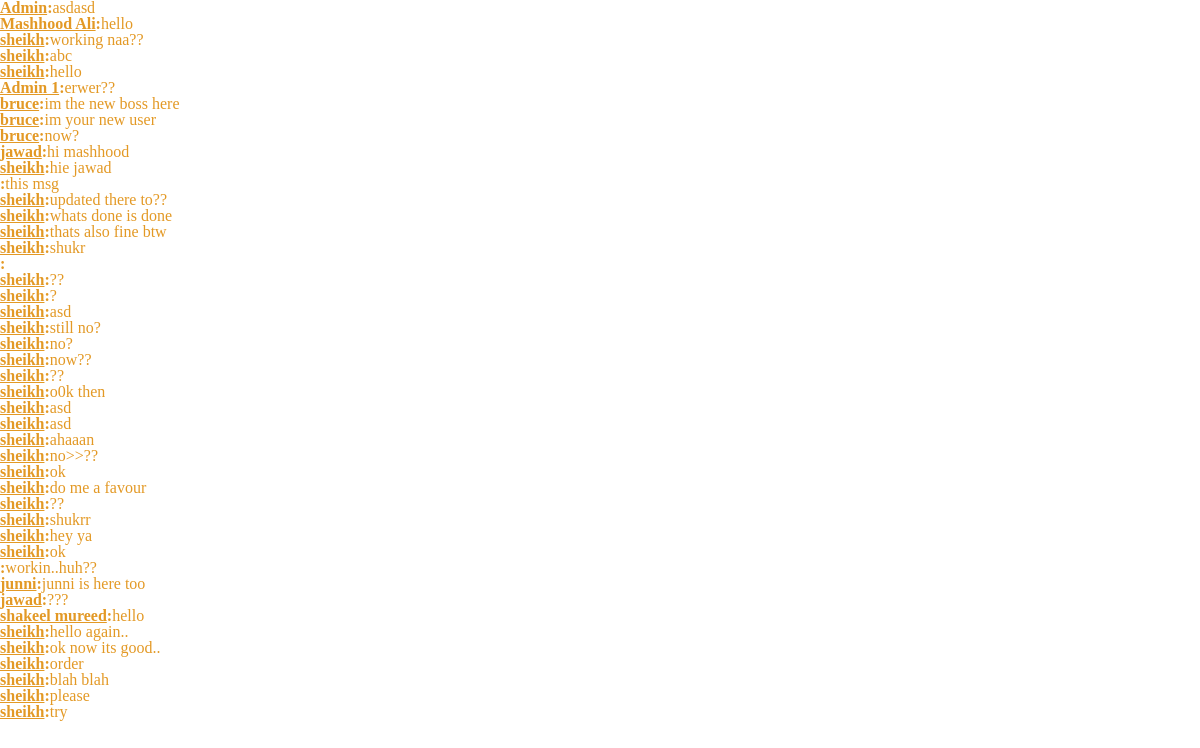
The page /insert_chat.php on the database its author committed.
### tables this page shows
CREATE TABLE IF NOT EXISTS `chat` (
  `id` int(25) NOT NULL,
  `name` varchar(255) NOT NULL,
  `message` varchar(255) NOT NULL
);

### insert_chat.php (the view, shortened to what this page needs)
<?php
$con=mysqli_connect("localhost","root","","userdiary");
$sel="SELECT * FROM `chat` ORDER BY `id` DESC";
$que=mysqli_query($con,$sel);
while($res=mysqli_fetch_assoc($que)){
	echo "<span class='user-name'> <b><u>".$res['name']."</u>:</b></span>". "<span class='messages'>".$res['message']."</span><br>";
	}
?>
<!DOCTYPE html PUBLIC "-//W3C//DTD XHTML 1.0 Transitional//EN" "http://www.w3.org/TR/xhtml1/DTD/xhtml1-transitional.dtd">
<html xmlns="http://www.w3.org/1999/xhtml">
<head>
<link rel="stylesheet" type="text/css" href="css/style.css">
</head>
<body>
</body>
</html>

### css/style.css (style rules this page uses)
html, body, div, span, applet, object, iframe, h1, h2, h3, h4, h5, h6, p, blockquote, pre, a, abbr, acronym, address, big, cite, code, del, dfn, em, img, ins, kbd, q, s, samp, small, strike, strong, sub, sup, tt, var, b, u, i, center, dl, dt, dd, ol, ul, li, fieldset, form, label, legend, table, caption, tbody, tfoot, thead, tr, th, td, article, aside, canvas, details, embed, figure, figcaption, footer, header, hgroup, menu, nav, output, ruby, section, summary, time, mark, audio, video { margin: 0; padding: 0; border: 0; font-size: 100%; font: inherit; vertical-align: baseline; }
body { line-height: 1; font-family: sans-serif; }
html,body,div,span,applet,object,iframe,h1,h2,h3,h4,h5,h6,p,blockquote,pre,a,abbr,acronym,address,big,cite,code,del,dfn,em,img,ins,kbd,q,s,samp,small,strike,strong,sub,sup,tt,var,b,u,i,center,dl,dt,dd,ol,ul,li,fieldset,form,label,legend,table,caption,tbody,tfoot,thead,tr,th,td,article,aside,canvas,details,embed,figure,figcaption,footer,header,hgroup,menu,nav,output,ruby,section,summary,time,mark,audio,video { border:0;font-size:100%;font:inherit;vertical-align:baseline;margin:0;padding:0 }
body { line-height:1 }
.user-name { text-align:center; }
.user-name { color:#e39925;font-weight:bold; }
.messages { color:#e39925; }

### rows shown on the page
chat: name "Admin", message "asdasd"
chat: name "Mashhood Ali", message "hello"
chat: name "sheikh", message "working naa??"
chat: name "sheikh", message "abc"
chat: name "sheikh", message "hello"
chat: name "Admin 1", message "erwer??"
chat: name "bruce", message "im the new boss here"
chat: name "bruce", message "im your new user"
chat: name "bruce", message "now?"
chat: name "jawad", message "hi mashhood"
chat: name "sheikh", message "hie jawad"
chat: message "this msg"
chat: name "sheikh", message "updated there to??"
chat: name "sheikh", message "whats done is done"
chat: name "sheikh", message "thats also fine btw"
chat: name "sheikh", message "shukr"
chat: name "sheikh", message "??"
chat: name "sheikh", message "?"
chat: name "sheikh", message "asd"
chat: name "sheikh", message "still no?"
chat: name "sheikh", message "no?"
chat: name "sheikh", message "now??"
chat: name "sheikh", message "??"
chat: name "sheikh", message "o0k then"
chat: name "sheikh", message "asd"
chat: name "sheikh", message "asd"
chat: name "sheikh", message "ahaaan"
chat: name "sheikh", message "no>>??"
chat: name "sheikh", message "ok"
chat: name "sheikh", message "do me a favour"
chat: name "sheikh", message "??"
chat: name "sheikh", message "shukrr"
chat: name "sheikh", message "hey ya"
chat: name "sheikh", message "ok"
chat: message "workin..huh??"
chat: name "junni", message "junni is here too"
chat: name "jawad", message "???"
chat: name "shakeel mureed", message "hello"
chat: name "sheikh", message "hello again.."
chat: name "sheikh", message "ok now its good.."
chat: name "sheikh", message "order"
chat: name "sheikh", message "blah blah"
chat: name "sheikh", message "please"
chat: name "sheikh", message "try"
